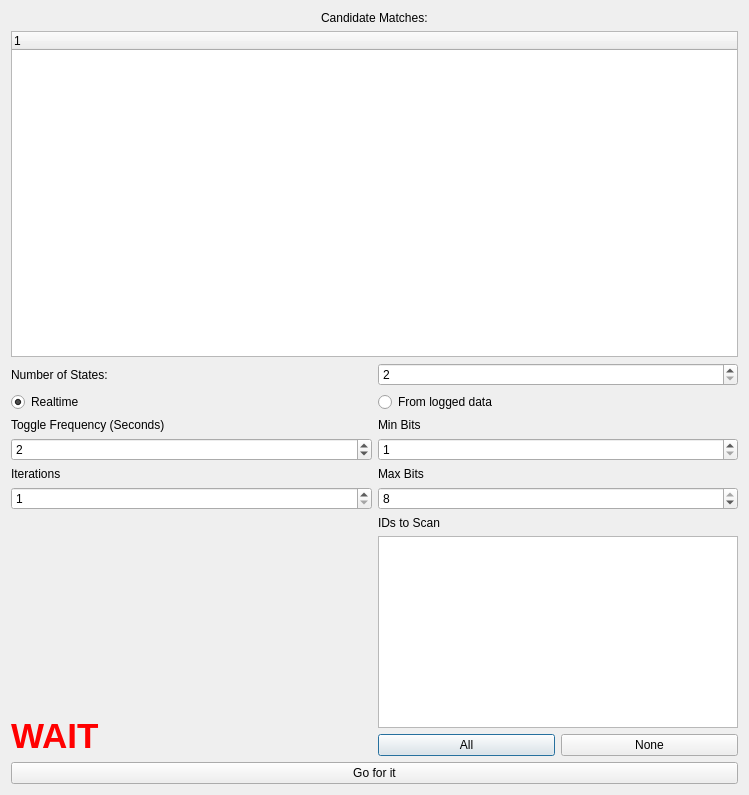
<?xml version="1.0" encoding="UTF-8"?>
<ui version="4.0">
 <class>DiscreteStateWindowLIN</class>
 <widget class="QDialog" name="DiscreteStateWindowLIN">
  <property name="geometry">
   <rect>
    <x>0</x>
    <y>0</y>
    <width>749</width>
    <height>795</height>
   </rect>
  </property>
  <property name="windowTitle">
   <string>Single/Multi State WIndow</string>
  </property>
  <layout class="QVBoxLayout" name="verticalLayout">
   <item alignment="Qt::AlignHCenter">
    <widget class="QLabel" name="label">
     <property name="text">
      <string>Candidate Matches:</string>
     </property>
    </widget>
   </item>
   <item>
    <widget class="QTreeWidget" name="treeMatches">
     <column>
      <property name="text">
       <string notr="true">1</string>
      </property>
     </column>
    </widget>
   </item>
   <item>
    <layout class="QHBoxLayout" name="horizontalLayout_3">
     <item>
      <widget class="QLabel" name="label_3">
       <property name="text">
        <string>Number of States:</string>
       </property>
      </widget>
     </item>
     <item>
      <widget class="QSpinBox" name="spinStates">
       <property name="minimum">
        <number>2</number>
       </property>
       <property name="maximum">
        <number>64</number>
       </property>
      </widget>
     </item>
    </layout>
   </item>
   <item>
    <layout class="QHBoxLayout" name="horizontalLayout">
     <item>
      <widget class="QRadioButton" name="rbRealtime">
       <property name="text">
        <string>Realtime</string>
       </property>
       <property name="checked">
        <bool>true</bool>
       </property>
      </widget>
     </item>
     <item>
      <widget class="QRadioButton" name="rbLogged">
       <property name="text">
        <string>From logged data</string>
       </property>
      </widget>
     </item>
    </layout>
   </item>
   <item>
    <layout class="QHBoxLayout" name="horizontalLayout_4" stretch="2,2">
     <item>
      <layout class="QVBoxLayout" name="verticalLayout_3">
       <item>
        <widget class="QLabel" name="label_2">
         <property name="text">
          <string>Toggle Frequency (Seconds)</string>
         </property>
        </widget>
       </item>
       <item>
        <widget class="QSpinBox" name="spinFreq">
         <property name="minimum">
          <number>1</number>
         </property>
         <property name="maximum">
          <number>30</number>
         </property>
         <property name="value">
          <number>2</number>
         </property>
        </widget>
       </item>
       <item>
        <widget class="QLabel" name="label_4">
         <property name="text">
          <string>Iterations</string>
         </property>
        </widget>
       </item>
       <item>
        <widget class="QSpinBox" name="spinIterations">
         <property name="minimum">
          <number>1</number>
         </property>
         <property name="maximum">
          <number>10</number>
         </property>
        </widget>
       </item>
       <item>
        <spacer name="verticalSpacer">
         <property name="orientation">
          <enum>Qt::Vertical</enum>
         </property>
         <property name="sizeHint" stdset="0">
          <size>
           <width>20</width>
           <height>40</height>
          </size>
         </property>
        </spacer>
       </item>
       <item>
        <widget class="QLabel" name="lblStatus">
         <property name="palette">
          <palette>
           <active>
            <colorrole role="WindowText">
             <brush brushstyle="SolidPattern">
              <color alpha="255">
               <red>255</red>
               <green>0</green>
               <blue>0</blue>
              </color>
             </brush>
            </colorrole>
           </active>
           <inactive>
            <colorrole role="WindowText">
             <brush brushstyle="SolidPattern">
              <color alpha="255">
               <red>255</red>
               <green>0</green>
               <blue>0</blue>
              </color>
             </brush>
            </colorrole>
           </inactive>
           <disabled>
            <colorrole role="WindowText">
             <brush brushstyle="SolidPattern">
              <color alpha="255">
               <red>120</red>
               <green>120</green>
               <blue>120</blue>
              </color>
             </brush>
            </colorrole>
           </disabled>
          </palette>
         </property>
         <property name="font">
          <font>
           <family>Nirmala UI</family>
           <pointsize>26</pointsize>
           <weight>75</weight>
           <bold>true</bold>
          </font>
         </property>
         <property name="text">
          <string>WAIT</string>
         </property>
        </widget>
       </item>
      </layout>
     </item>
     <item>
      <layout class="QVBoxLayout" name="verticalLayout_2">
       <item>
        <widget class="QLabel" name="label_5">
         <property name="text">
          <string>Min Bits</string>
         </property>
        </widget>
       </item>
       <item>
        <widget class="QSpinBox" name="spinMinBits">
         <property name="minimum">
          <number>1</number>
         </property>
         <property name="maximum">
          <number>8</number>
         </property>
         <property name="value">
          <number>1</number>
         </property>
        </widget>
       </item>
       <item>
        <widget class="QLabel" name="label_6">
         <property name="text">
          <string>Max Bits</string>
         </property>
        </widget>
       </item>
       <item>
        <widget class="QSpinBox" name="spinMaxBits">
         <property name="minimum">
          <number>1</number>
         </property>
         <property name="maximum">
          <number>8</number>
         </property>
         <property name="value">
          <number>8</number>
         </property>
        </widget>
       </item>
       <item>
        <widget class="QLabel" name="label_7">
         <property name="text">
          <string>IDs to Scan</string>
         </property>
        </widget>
       </item>
       <item>
        <widget class="QListWidget" name="listID"/>
       </item>
       <item>
        <layout class="QHBoxLayout" name="horizontalLayout_5">
         <item>
          <widget class="QPushButton" name="btnAll">
           <property name="text">
            <string>All</string>
           </property>
          </widget>
         </item>
         <item>
          <widget class="QPushButton" name="btnNone">
           <property name="text">
            <string>None</string>
           </property>
          </widget>
         </item>
        </layout>
       </item>
      </layout>
     </item>
    </layout>
   </item>
   <item>
    <layout class="QGridLayout" name="gridLayout"/>
   </item>
   <item>
    <widget class="QPushButton" name="btnStart">
     <property name="text">
      <string>Go for it</string>
     </property>
    </widget>
   </item>
  </layout>
 </widget>
 <tabstops>
  <tabstop>treeMatches</tabstop>
  <tabstop>spinStates</tabstop>
  <tabstop>rbRealtime</tabstop>
  <tabstop>rbLogged</tabstop>
  <tabstop>spinFreq</tabstop>
  <tabstop>spinMinBits</tabstop>
  <tabstop>spinIterations</tabstop>
  <tabstop>spinMaxBits</tabstop>
  <tabstop>listID</tabstop>
  <tabstop>btnAll</tabstop>
  <tabstop>btnNone</tabstop>
  <tabstop>btnStart</tabstop>
 </tabstops>
 <resources/>
 <connections/>
</ui>
